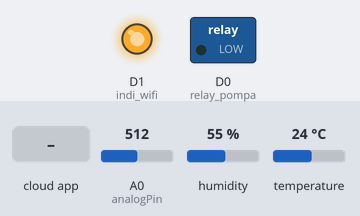
Simulated run of this sketch. Board: ESP8266 (NodeMCU). Parts: switched loads named in the sketch (green lamp = pin HIGH), output pins drawn as LEDs (lit = HIGH). The inputs (shaded band) are chosen by the test bench; at power-on: A0 (analogPin) = 512, humidity 55 %, temperature 24 °C. WiFi joins after 1.5 s; servers stay silent unless stated; what the sketch prints to the serial monitor is not drawn.

Above: at 4.8 s.
4.9 s: the phone or cloud app sets Pompa to 1
At 6.2 s:
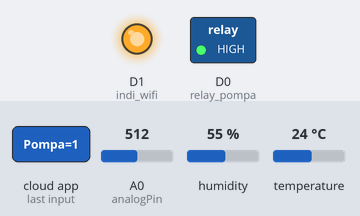
7.1 s: the phone or cloud app sets Pompa to 0
At 8.6 s:
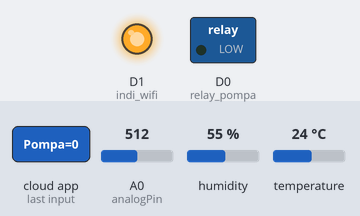
Timing chart, 0 to 10.1 s (numbered marks = the images above; inputs shaded):
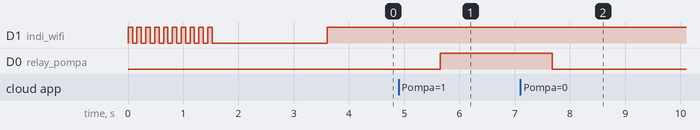

Measured:
- after the input at 4.9 s, D0 (relay_pompa): LOW → HIGH after 0.75 s
- after the input at 7.1 s, D0 (relay_pompa): HIGH → LOW after 0.58 s

The sketch:

smart_garden_thinger_io.ino
```cpp
#include <ESP8266WiFi.h>
#include <ThingerESP8266.h>

#include "DHT.h"
#define DHTPIN D2
#define DHTTYPE DHT11
DHT dht(DHTPIN, DHTTYPE);

int analogPin = A0;
int sensor_soil = 0;
float kelembaban_tanah;

#define relay_pompa D0
#define indi_wifi D1

#define USERNAME "user"
#define DEVICE_ID "smart_garden"
#define DEVICE_CREDENTIAL "smart123"

#define SSID "Robotic_Garage"
#define SSID_PASSWORD "robotic77"

//#define SSID "Tugas embedded"
//#define SSID_PASSWORD "smartgarden"

ThingerESP8266 thing(USERNAME, DEVICE_ID, DEVICE_CREDENTIAL);

void setup() {
  Serial.begin(115200);
  pinMode(relay_pompa, OUTPUT);
  pinMode(indi_wifi,OUTPUT);

  digitalWrite(relay_pompa,LOW);

//connect to internet
Serial.print("Connecting to Wi-Fi");
WiFi.begin(SSID, SSID_PASSWORD);
while (WiFi.status() != WL_CONNECTED) {
  digitalWrite(indi_wifi,HIGH);
  delay(80);
  digitalWrite(indi_wifi,LOW);
  delay(80);
  }
//ip address status
Serial.println();
Serial.print("Connected with IP: ");
Serial.println(WiFi.localIP());
Serial.println();
delay(2000);

  thing.add_wifi(SSID, SSID_PASSWORD);

  thing["Pompa"] << digitalPin(relay_pompa);

  thing["Dht_11"] >> [](pson& out){
    float humidity_1 = dht.readHumidity();
    float celcius_1 = dht.readTemperature();
    // Add the values and the corresponding code
    out["Kelebaban_Udara"] = humidity_1;
    out["Temperature_Celcius"] = celcius_1;
  };

    thing["Soil Moisture"] >> [](pson& out){
    sensor_soil = analogRead(analogPin);
    kelembaban_tanah = ( 100 - ( (sensor_soil/1023.00) * 100 ) );
    // Add the values and the corresponding code
    out["Kelebaban_Tanah"] =  kelembaban_tanah;
  };
}
void loop() {
  if(WiFi.status() == WL_CONNECTED){
     digitalWrite(indi_wifi,HIGH);
  }
  float humidity_1 = dht.readHumidity();
  float celcius_1 = dht.readTemperature();
  thing.handle();
  Serial.print("Suhu : ");
  Serial.println(celcius_1);
  Serial.print("kelembaban : ");
  Serial.println(humidity_1);

  sensor_soil = analogRead(analogPin);
  //Serial.print(sensor_soil_1);
  kelembaban_tanah = ( 100 - ( (sensor_soil/1023.00) * 100 ) );
  Serial.print("Sensor 1 Kelembaban tanah = ");
  Serial.print(kelembaban_tanah);
  Serial.print("%\n\n");

  delay(1000);
}
```
